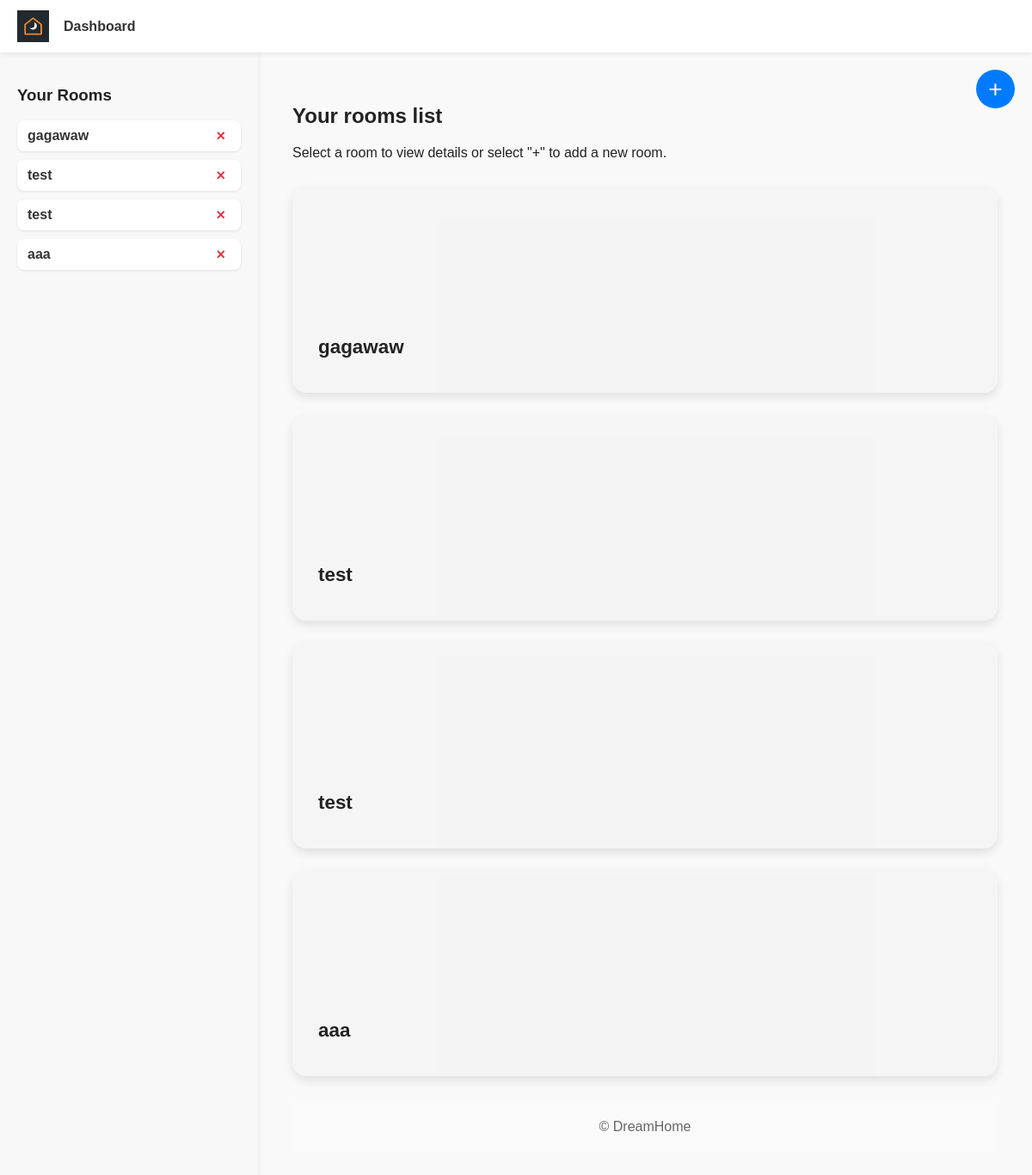
Page /dashboard on the earlier database version.
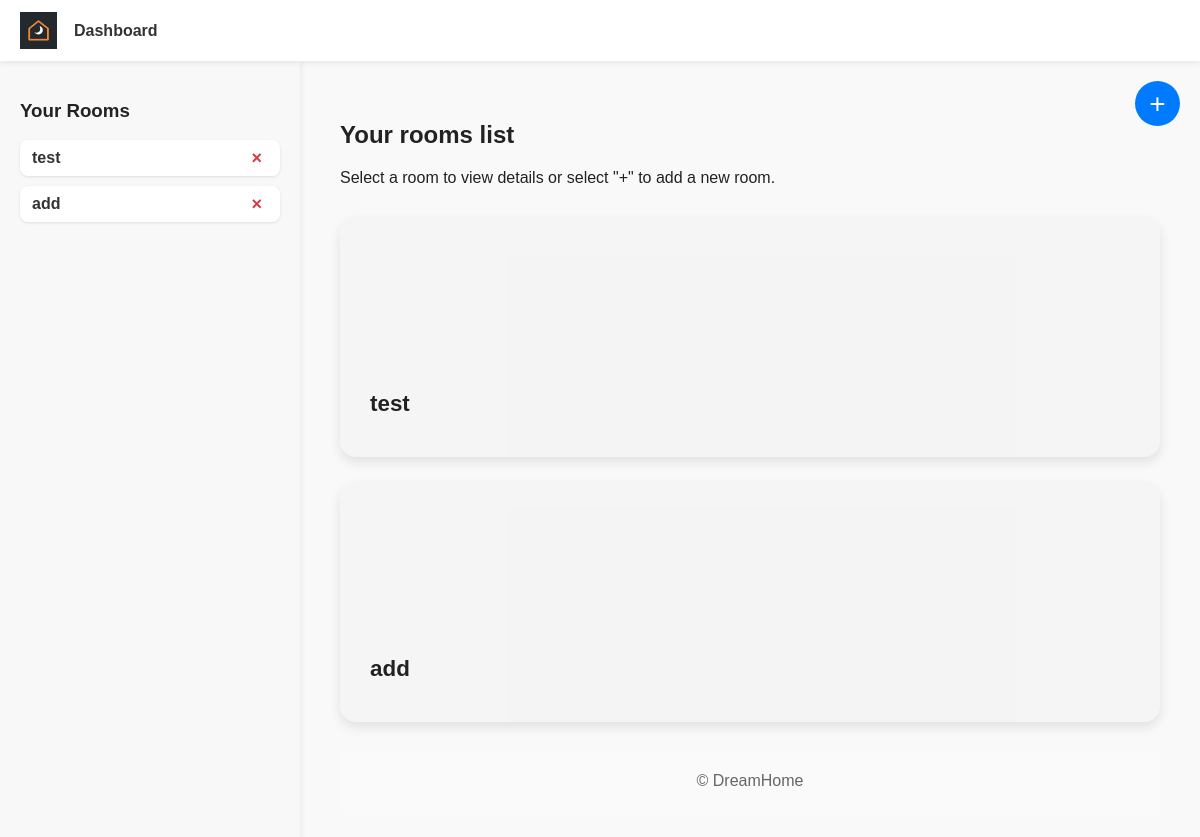
Same page on the later database version.
### tables this page shows
CREATE TABLE rooms (
        id INTEGER PRIMARY KEY AUTOINCREMENT,
        name TEXT NOT NULL
    );

### main.py (the view)
@app.route('/dashboard')
def dashboard():
    conn = get_db_connection()
    rooms = conn.execute('SELECT id, name FROM rooms').fetchall()
    conn.close()
    return render_template('dashboard.html', rooms=rooms)

### main.py (called while the page is built)
def get_db_connection():
    conn = sqlite3.connect(DATABASE)
    conn.row_factory = sqlite3.Row
    return conn

### templates/dashboard.html (shortened to what this page needs)
<!DOCTYPE html>
<html lang="en">
  <head>
  </head>
  <body>
    <header>
      <nav style="display: flex; align-items: center; gap: 1px">
        <a href="/#home" style="display: flex; align-items: center">
          <img
            src="static/image/applogo.png"
            alt="DreamHome Logo"
            style="height: 37px"
          />
        </a>
        <a href="/dashboard">Dashboard</a>
      </nav>
    </header>
    <main>
      <div class="sidebar">
        <h3>Your Rooms</h3>
        {% for room in rooms %}
        <div class="room-card">
          <a href="/dashboard/{{ room['name'] | replace(' ', '-') }}">
            {{ room['name'] }}
          </a>
          <button class="delete-btn" onclick="deleteRoom({{ room['id'] }})">
            ×
          </button>
        </div>
        {% else %}
        <p>No rooms yet.</p>
        {% endfor %}
      </div>
      <div class="content">
        <button class="add-btn" onclick="toggleForm()">+</button>
        <h2>Your rooms list</h2>
        <p>Select a room to view details or select "+" to add a new room.</p>
        <div class="big-room-list">
          {% for room in rooms %}
          <div
            class="big-room-card"
            onclick="window.location.href='/dashboard/{{ room['name'] | replace(' ', '-') }}'"
            style="cursor: pointer"
          >
            <a href="/dashboard/{{ room['name'] | replace(' ', '-') }}">
              {{ room['name'] }}
            </a>
          </div>
          {% endfor %}
        </div>
        <footer>© DreamHome</footer>
      </div>
    </main>
  </body>
</html>

### templates/dashboard.html (style rules this page uses)
body { margin: 0; font-family: Arial, sans-serif; color: #222; background: #f9f9f9; display: flex; flex-direction: column; height: 100vh; }
header { position: sticky; top: 0; background: rgba(255, 255, 255, 0.95); padding: 12px 20px; box-shadow: 0 2px 6px rgba(0, 0, 0, 0.08); z-index: 10; }
nav a { margin-right: 16px; color: #333; text-decoration: none; font-weight: 600; }
main { display: flex; flex: 1; min-height: 0; }
.sidebar { width: 260px; background: #f8f8f8; padding: 20px; box-shadow: 2px 0 5px rgba(0, 0, 0, 0.05); overflow-y: auto; height: calc(100vh - 65px); position: sticky; top: 65px; }
.room-card { background: #fff; padding: 8px 12px; margin-bottom: 10px; border-radius: 8px; box-shadow: 0 1px 3px rgba(0, 0, 0, 0.1); display: flex; justify-content: space-between; align-items: center; }
.room-card a { text-decoration: none; color: #333; font-weight: bold; }
.delete-btn { border: none; background: none; color: #dc3545; font-size: 18px; cursor: pointer; font-weight: bold; line-height: 1; }
.content { flex: 1; padding: 40px; position: relative; overflow-y: auto; }
.add-btn { position: absolute; top: 20px; right: 20px; font-size: 28px; background: #007bff; color: white; border: none; border-radius: 50%; width: 45px; height: 45px; cursor: pointer; }
footer { text-align: center; padding: 20px; color: #666; background: #fafafa; margin-top: 30px; }
.big-room-list { display: flex; flex-direction: column; gap: 25px; margin-top: 30px; }
.big-room-card { position: relative; background: #fff; border-radius: 16px; padding: 40px 30px; box-shadow: 0 5px 12px rgba(0, 0, 0, 0.1); overflow: hidden; min-height: 160px; display: flex; align-items: flex-end; }
.big-room-card::before { content: ""; position: absolute; inset: 0; background: url("https://picsum.photos/800/500?random=101,home") center/cover no-repeat; opacity: 0.2; }
.big-room-card a { position: relative; z-index: 2; text-decoration: none; color: #222; font-size: 1.4rem; font-weight: bold; }

Differences in the rows shown:
removed rooms: name "gagawaw"
removed rooms: name "test"
removed rooms: name "aaa"
added rooms: name "add"
